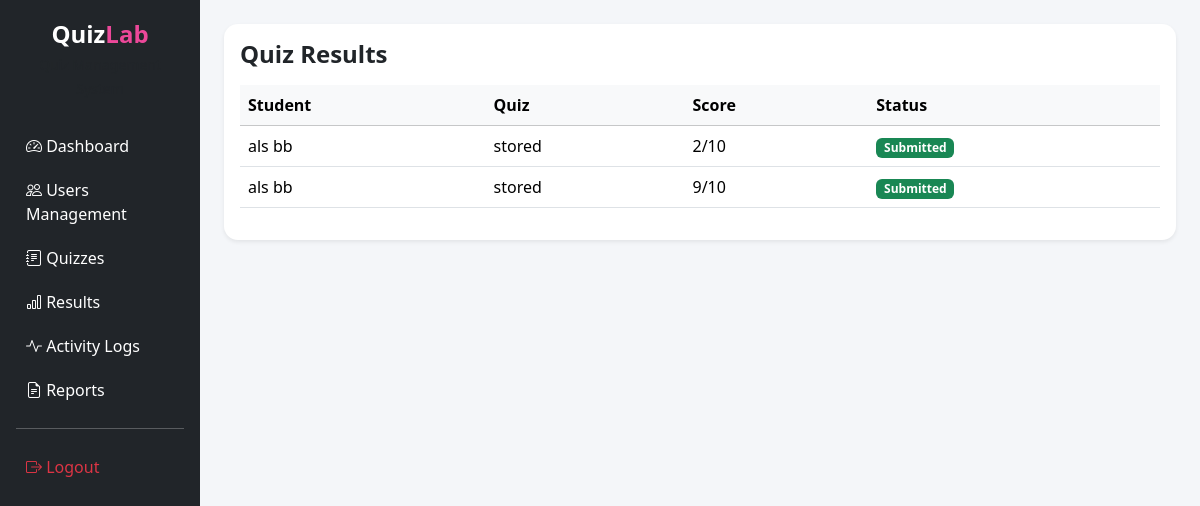
The page /frontend/admin/results.php on the database its author committed.
### tables this page shows
CREATE TABLE `quiz_attempts` (
  `attempt_id` int(11) NOT NULL,
  `student_id` int(11) NOT NULL,
  `quiz_id` int(11) NOT NULL,
  `score` int(11) DEFAULT 0,
  `total_questions` int(11) DEFAULT 0,
  `status` enum('ongoing','submitted','timeout') NOT NULL DEFAULT 'ongoing',
  `submitted_at` timestamp NOT NULL DEFAULT current_timestamp()
);

CREATE TABLE `users` (
  `user_id` int(11) NOT NULL,
  `firstname` varchar(50) NOT NULL,
  `middlename` varchar(50) DEFAULT NULL,
  `lastname` varchar(50) NOT NULL,
  `email` varchar(100) NOT NULL,
  `password` varchar(255) NOT NULL,
  `role` enum('admin','teacher','student') NOT NULL,
  `profile_picture` varchar(255) DEFAULT NULL,
  `status` enum('active','inactive') DEFAULT 'active',
  `created_at` timestamp NOT NULL DEFAULT current_timestamp()
);

CREATE TABLE `quizzes` (
  `quiz_id` int(11) NOT NULL,
  `teacher_id` int(11) NOT NULL,
  `title` varchar(255) NOT NULL,
  `description` text DEFAULT NULL,
  `status` enum('draft','published') DEFAULT 'draft',
  `created_at` timestamp NOT NULL DEFAULT current_timestamp(),
  `quiz_type` enum('multiple_choice','identification','true_false','enumeration') NOT NULL DEFAULT 'multiple_choice',
  `difficulty` enum('easy','medium','hard') NOT NULL DEFAULT 'medium'
);

### frontend/admin/results.php (the view, shortened to what this page needs)
<?php
require_once "../../backend/database.php";
$stmt = $pdo->query("
SELECT
    qa.*,
    q.title,
    u.firstname,
    u.lastname
FROM quiz_attempts qa
JOIN quizzes q ON qa.quiz_id = q.quiz_id
JOIN users u ON qa.student_id = u.user_id
ORDER BY qa.attempt_id DESC
");
$results = $stmt->fetchAll(PDO::FETCH_ASSOC);
?>
<!DOCTYPE html>
<html lang="en">
<head>
    <link href="https://cdn.jsdelivr.net/npm/bootstrap@5.3.2/dist/css/bootstrap.min.css" rel="stylesheet">
    <link rel="stylesheet" href="https://cdn.jsdelivr.net/npm/bootstrap-icons@1.11.1/font/bootstrap-icons.css">
    <link rel="stylesheet" href="style.css">
</head>
<body style="background:#f4f6f9;">
    <div class="container-fluid">
        <div class="row">
            <div class="col-md-2 p-0">
                <?php include "nav.php"; ?>
            </div>
            <div class="col-md-10 p-4">
                <div class="card border-0 shadow-sm">
                    <div class="card-body">
                        <h4 class="fw-bold mb-3">Quiz Results</h4>
                        <div class="table-responsive dashboard-scroll">
                            <table class="table table-hover align-middle">
                                <thead class="table-light sticky-top">
                                    <tr>
                                        <th>Student</th>
                                        <th>Quiz</th>
                                        <th>Score</th>
                                        <th>Status</th>
                                    </tr>
                                </thead>
                                <tbody>
                                    <?php foreach ($results as $row): ?>
                                        <tr>
                                            <td>
                                                <?= htmlspecialchars($row['firstname']) ?>
                                                <?= htmlspecialchars($row['lastname']) ?>
                                            </td>
                                            <td><?= htmlspecialchars($row['title']) ?></td>
                                            <td><?= $row['score'] ?>/<?= $row['total_questions'] ?></td>
                                            <td>
                                                <span class="badge bg-success">
                                                    <?= ucfirst($row['status']) ?>
                                                </span>
                                            </td>
                                        </tr>
                                    <?php endforeach; ?>
                                </tbody>
                            </table>
                        </div>
                    </div>
                </div>
            </div>
        </div>
    </div>
</body>
</html>

### frontend/admin/style.css (style rules this page uses)
body { background:#f5f6fa; }
.table td, .table th { vertical-align:middle; }
.table td { white-space:nowrap; }
.card { border-radius:14px !important; overflow:hidden; }

### rows shown on the page
quiz_attempts: student.firstname "als", student.lastname "bb", quiz.title "stored", score "2", total_questions "10", status "Submitted"
quiz_attempts: student.firstname "als", student.lastname "bb", quiz.title "stored", score "9", total_questions "10", status "Submitted"
